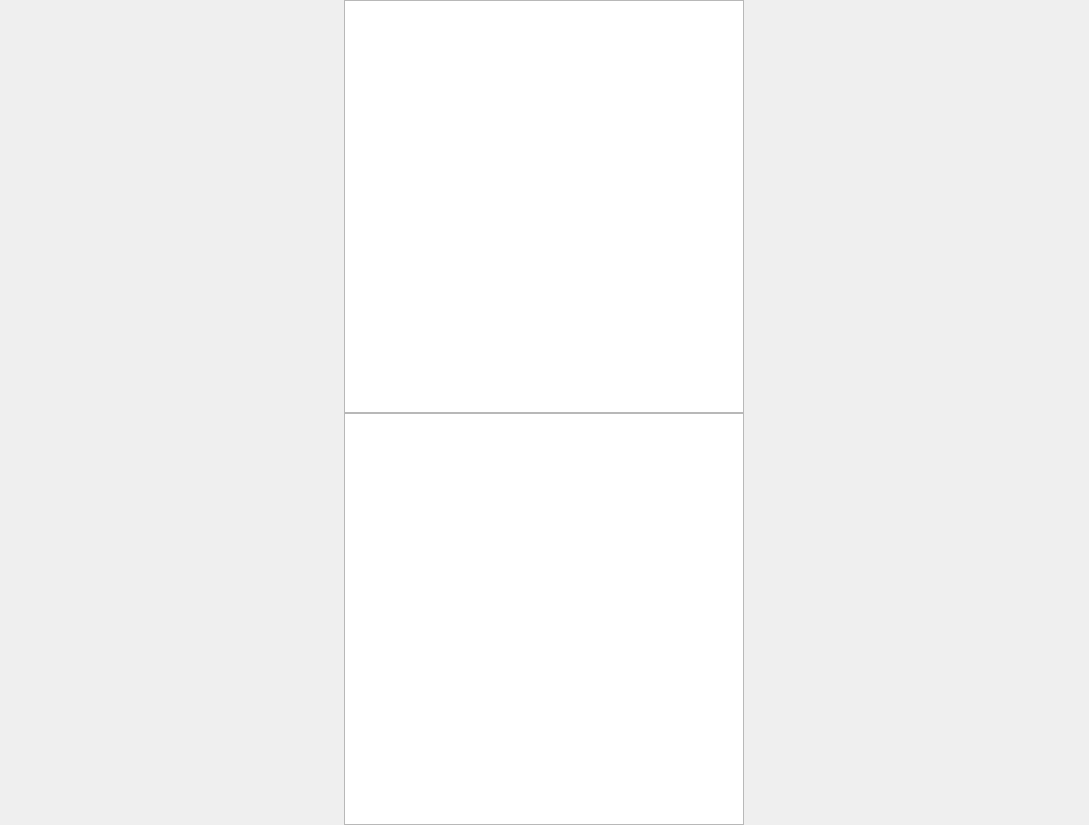
<?xml version="1.0" encoding="UTF-8"?>
<ui version="4.0">
 <class>MGFMapViewerWidget</class>
 <widget class="QWidget" name="MGFMapViewerWidget">
  <property name="geometry">
   <rect>
    <x>0</x>
    <y>0</y>
    <width>1089</width>
    <height>825</height>
   </rect>
  </property>
  <property name="sizePolicy">
   <sizepolicy hsizetype="Expanding" vsizetype="Expanding">
    <horstretch>0</horstretch>
    <verstretch>0</verstretch>
   </sizepolicy>
  </property>
  <property name="windowTitle">
   <string>Form</string>
  </property>
  <layout class="QHBoxLayout" name="horizontalLayout">
   <property name="spacing">
    <number>0</number>
   </property>
   <property name="leftMargin">
    <number>0</number>
   </property>
   <property name="topMargin">
    <number>0</number>
   </property>
   <property name="rightMargin">
    <number>0</number>
   </property>
   <property name="bottomMargin">
    <number>0</number>
   </property>
   <item>
    <layout class="QVBoxLayout" name="verticalLayout_2">
     <property name="sizeConstraint">
      <enum>QLayout::SetMinimumSize</enum>
     </property>
     <item>
      <widget class="QTreeView" name="entityTreeView">
       <property name="minimumSize">
        <size>
         <width>400</width>
         <height>0</height>
        </size>
       </property>
       <property name="maximumSize">
        <size>
         <width>400</width>
         <height>16777215</height>
        </size>
       </property>
      </widget>
     </item>
     <item>
      <widget class="QTableView" name="attributeTableView">
       <property name="minimumSize">
        <size>
         <width>400</width>
         <height>0</height>
        </size>
       </property>
       <property name="maximumSize">
        <size>
         <width>400</width>
         <height>16777215</height>
        </size>
       </property>
      </widget>
     </item>
    </layout>
   </item>
  </layout>
 </widget>
 <resources/>
 <connections/>
</ui>
